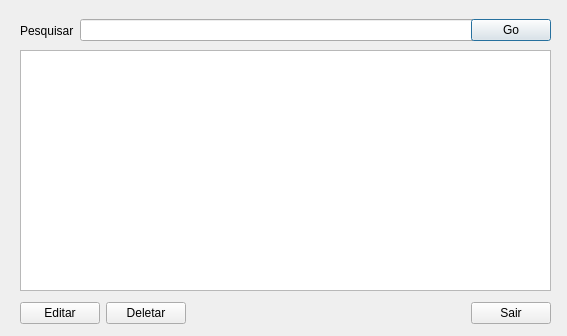
<?xml version="1.0" encoding="UTF-8"?>
<ui version="4.0">
 <class>fm_pesquisa</class>
 <widget class="QDialog" name="fm_pesquisa">
  <property name="geometry">
   <rect>
    <x>0</x>
    <y>0</y>
    <width>567</width>
    <height>336</height>
   </rect>
  </property>
  <property name="windowTitle">
   <string>Dialog</string>
  </property>
  <widget class="QTableWidget" name="tableWidget">
   <property name="geometry">
    <rect>
     <x>20</x>
     <y>50</y>
     <width>531</width>
     <height>241</height>
    </rect>
   </property>
  </widget>
  <widget class="QWidget" name="">
   <property name="geometry">
    <rect>
     <x>20</x>
     <y>10</y>
     <width>531</width>
     <height>41</height>
    </rect>
   </property>
   <layout class="QHBoxLayout" name="horizontalLayout">
    <item>
     <widget class="QLabel" name="label">
      <property name="text">
       <string>Pesquisar</string>
      </property>
     </widget>
    </item>
    <item>
     <widget class="QLineEdit" name="lineEdit">
      <property name="minimumSize">
       <size>
        <width>400</width>
        <height>0</height>
       </size>
      </property>
     </widget>
    </item>
    <item>
     <widget class="QPushButton" name="pushButton">
      <property name="text">
       <string>Go</string>
      </property>
     </widget>
    </item>
   </layout>
  </widget>
  <widget class="QWidget" name="">
   <property name="geometry">
    <rect>
     <x>20</x>
     <y>300</y>
     <width>531</width>
     <height>27</height>
    </rect>
   </property>
   <layout class="QHBoxLayout" name="horizontalLayout_3">
    <item>
     <layout class="QHBoxLayout" name="horizontalLayout_2">
      <item>
       <widget class="QPushButton" name="pushButton_2">
        <property name="text">
         <string>Editar</string>
        </property>
       </widget>
      </item>
      <item>
       <widget class="QPushButton" name="pushButton_4">
        <property name="text">
         <string>Deletar</string>
        </property>
       </widget>
      </item>
     </layout>
    </item>
    <item>
     <spacer name="horizontalSpacer">
      <property name="orientation">
       <enum>Qt::Horizontal</enum>
      </property>
      <property name="sizeHint" stdset="0">
       <size>
        <width>298</width>
        <height>20</height>
       </size>
      </property>
     </spacer>
    </item>
    <item>
     <widget class="QPushButton" name="pushButton_3">
      <property name="text">
       <string>Sair</string>
      </property>
     </widget>
    </item>
   </layout>
  </widget>
 </widget>
 <resources/>
 <connections/>
</ui>
